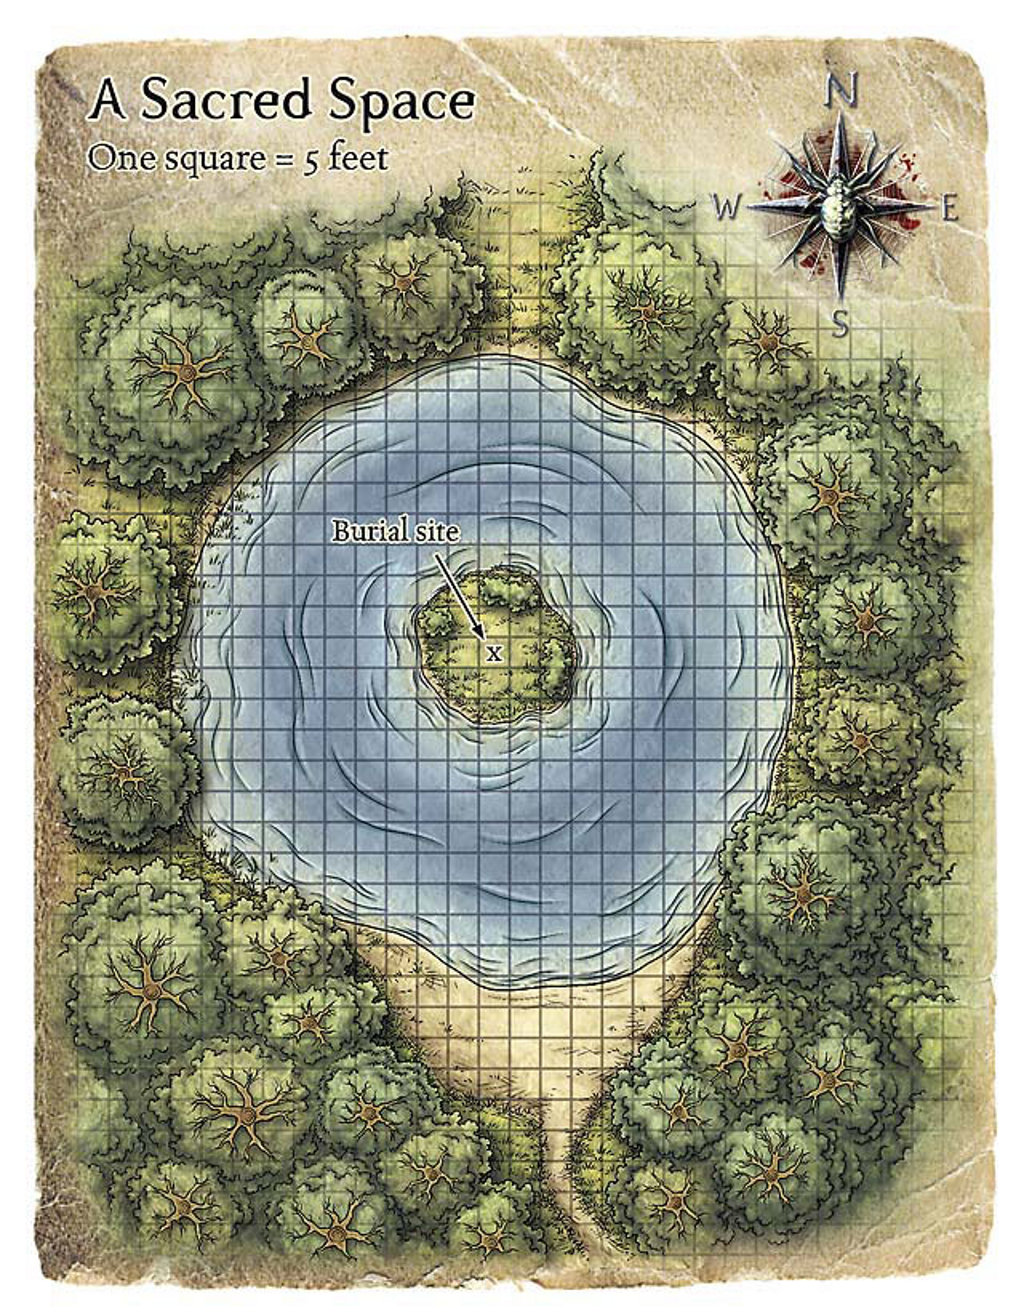

A level layout from a 2D game, rendered from its tile map. Below: a short description, then the map file with its tile-grid data intact:
An orthogonal 32x41 tile map with 32x32 px tiles, 1 tile layer (Tile Layer 1).

<map version="1.0" orientation="orthogonal" width="32" height="41" tilewidth="32" tileheight="32">
 <properties>
  <property name="name" value="A Sacred Space" />
 </properties>
 <tileset firstgid="1" name="sacred-space-32x32" tilewidth="32" tileheight="32">
  <image source="sacred-space/sacred-space-32x32.jpg" width="1024" height="1317" />
 </tileset>
 <layer name="Tile Layer 1" width="32" height="41">
  <data encoding="csv">
1,2,3,4,5,6,7,8,9,10,11,12,13,14,15,16,17,18,19,20,21,22,23,24,25,26,27,28,29,30,31,32,
33,34,35,36,37,38,39,40,41,42,43,44,45,46,47,48,49,50,51,52,53,54,55,56,57,58,59,60,61,62,63,64,
65,66,67,68,69,70,71,72,73,74,75,76,77,78,79,80,81,82,83,84,85,86,87,88,89,90,91,92,93,94,95,96,
97,98,99,100,101,102,103,104,105,106,107,108,109,110,111,112,113,114,115,116,117,118,119,120,121,122,123,124,125,126,127,128,
129,130,131,132,133,134,135,136,137,138,139,140,141,142,143,144,145,146,147,148,149,150,151,152,153,154,155,156,157,158,159,160,
161,162,163,164,165,166,167,168,169,170,171,172,173,174,175,176,177,178,179,180,181,182,183,184,185,186,187,188,189,190,191,192,
193,194,195,196,197,198,199,200,201,202,203,204,205,206,207,208,209,210,211,212,213,214,215,216,217,218,219,220,221,222,223,224,
225,226,227,228,229,230,231,232,233,234,235,236,237,238,239,240,241,242,243,244,245,246,247,248,249,250,251,252,253,254,255,256,
257,258,259,260,261,262,263,264,265,266,267,268,269,270,271,272,273,274,275,276,277,278,279,280,281,282,283,284,285,286,287,288,
289,290,291,292,293,294,295,296,297,298,299,300,301,302,303,304,305,306,307,308,309,310,311,312,313,314,315,316,317,318,319,320,
321,322,323,324,325,326,327,328,329,330,331,332,333,334,335,336,337,338,339,340,341,342,343,344,345,346,347,348,349,350,351,352,
353,354,355,356,357,358,359,360,361,362,363,364,365,366,367,368,369,370,371,372,373,374,375,376,377,378,379,380,381,382,383,384,
385,386,387,388,389,390,391,392,393,394,395,396,397,398,399,400,401,402,403,404,405,406,407,408,409,410,411,412,413,414,415,416,
417,418,419,420,421,422,423,424,425,426,427,428,429,430,431,432,433,434,435,436,437,438,439,440,441,442,443,444,445,446,447,448,
449,450,451,452,453,454,455,456,457,458,459,460,461,462,463,464,465,466,467,468,469,470,471,472,473,474,475,476,477,478,479,480,
481,482,483,484,485,486,487,488,489,490,491,492,493,494,495,496,497,498,499,500,501,502,503,504,505,506,507,508,509,510,511,512,
513,514,515,516,517,518,519,520,521,522,523,524,525,526,527,528,529,530,531,532,533,534,535,536,537,538,539,540,541,542,543,544,
545,546,547,548,549,550,551,552,553,554,555,556,557,558,559,560,561,562,563,564,565,566,567,568,569,570,571,572,573,574,575,576,
577,578,579,580,581,582,583,584,585,586,587,588,589,590,591,592,593,594,595,596,597,598,599,600,601,602,603,604,605,606,607,608,
609,610,611,612,613,614,615,616,617,618,619,620,621,622,623,624,625,626,627,628,629,630,631,632,633,634,635,636,637,638,639,640,
641,642,643,644,645,646,647,648,649,650,651,652,653,654,655,656,657,658,659,660,661,662,663,664,665,666,667,668,669,670,671,672,
673,674,675,676,677,678,679,680,681,682,683,684,685,686,687,688,689,690,691,692,693,694,695,696,697,698,699,700,701,702,703,704,
705,706,707,708,709,710,711,712,713,714,715,716,717,718,719,720,721,722,723,724,725,726,727,728,729,730,731,732,733,734,735,736,
737,738,739,740,741,742,743,744,745,746,747,748,749,750,751,752,753,754,755,756,757,758,759,760,761,762,763,764,765,766,767,768,
769,770,771,772,773,774,775,776,777,778,779,780,781,782,783,784,785,786,787,788,789,790,791,792,793,794,795,796,797,798,799,800,
801,802,803,804,805,806,807,808,809,810,811,812,813,814,815,816,817,818,819,820,821,822,823,824,825,826,827,828,829,830,831,832,
833,834,835,836,837,838,839,840,841,842,843,844,845,846,847,848,849,850,851,852,853,854,855,856,857,858,859,860,861,862,863,864,
865,866,867,868,869,870,871,872,873,874,875,876,877,878,879,880,881,882,883,884,885,886,887,888,889,890,891,892,893,894,895,896,
897,898,899,900,901,902,903,904,905,906,907,908,909,910,911,912,913,914,915,916,917,918,919,920,921,922,923,924,925,926,927,928,
929,930,931,932,933,934,935,936,937,938,939,940,941,942,943,944,945,946,947,948,949,950,951,952,953,954,955,956,957,958,959,960,
961,962,963,964,965,966,967,968,969,970,971,972,973,974,975,976,977,978,979,980,981,982,983,984,985,986,987,988,989,990,991,992,
993,994,995,996,997,998,999,1000,1001,1002,1003,1004,1005,1006,1007,1008,1009,1010,1011,1012,1013,1014,1015,1016,1017,1018,1019,1020,1021,1022,1023,1024,
1025,1026,1027,1028,1029,1030,1031,1032,1033,1034,1035,1036,1037,1038,1039,1040,1041,1042,1043,1044,1045,1046,1047,1048,1049,1050,1051,1052,1053,1054,1055,1056,
1057,1058,1059,1060,1061,1062,1063,1064,1065,1066,1067,1068,1069,1070,1071,1072,1073,1074,1075,1076,1077,1078,1079,1080,1081,1082,1083,1084,1085,1086,1087,1088,
1089,1090,1091,1092,1093,1094,1095,1096,1097,1098,1099,1100,1101,1102,1103,1104,1105,1106,1107,1108,1109,1110,1111,1112,1113,1114,1115,1116,1117,1118,1119,1120,
1121,1122,1123,1124,1125,1126,1127,1128,1129,1130,1131,1132,1133,1134,1135,1136,1137,1138,1139,1140,1141,1142,1143,1144,1145,1146,1147,1148,1149,1150,1151,1152,
1153,1154,1155,1156,1157,1158,1159,1160,1161,1162,1163,1164,1165,1166,1167,1168,1169,1170,1171,1172,1173,1174,1175,1176,1177,1178,1179,1180,1181,1182,1183,1184,
1185,1186,1187,1188,1189,1190,1191,1192,1193,1194,1195,1196,1197,1198,1199,1200,1201,1202,1203,1204,1205,1206,1207,1208,1209,1210,1211,1212,1213,1214,1215,1216,
1217,1218,1219,1220,1221,1222,1223,1224,1225,1226,1227,1228,1229,1230,1231,1232,1233,1234,1235,1236,1237,1238,1239,1240,1241,1242,1243,1244,1245,1246,1247,1248,
1249,1250,1251,1252,1253,1254,1255,1256,1257,1258,1259,1260,1261,1262,1263,1264,1265,1266,1267,1268,1269,1270,1271,1272,1273,1274,1275,1276,1277,1278,1279,1280,
1281,1282,1283,1284,1285,1286,1287,1288,1289,1290,1291,1292,1293,1294,1295,1296,1297,1298,1299,1300,1301,1302,1303,1304,1305,1306,1307,1308,1309,1310,1311,1312
</data>
 </layer>
</map>